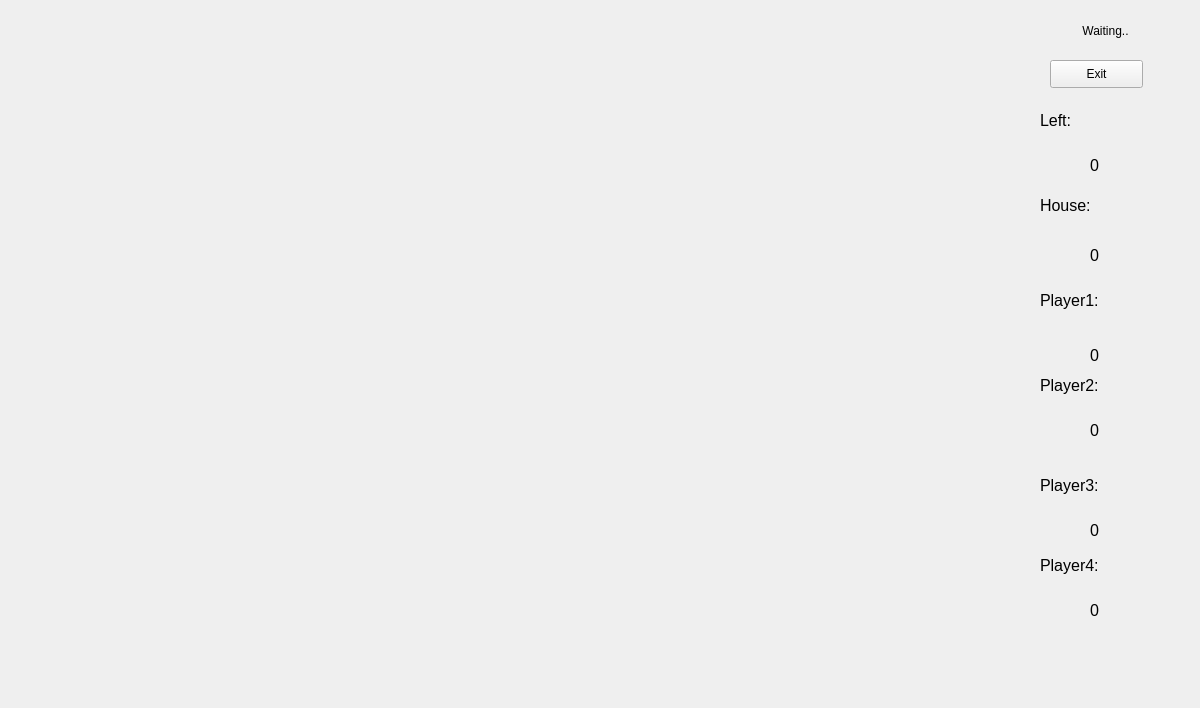
<?xml version="1.0" encoding="UTF-8"?>
<ui version="4.0">
 <class>Form1</class>
 <widget class="QWidget" name="Form1">
  <property name="geometry">
   <rect>
    <x>0</x>
    <y>0</y>
    <width>1200</width>
    <height>708</height>
   </rect>
  </property>
  <property name="windowTitle">
   <string>Form</string>
  </property>
  <widget class="QLabel" name="label">
   <property name="geometry">
    <rect>
     <x>1050</x>
     <y>10</y>
     <width>111</width>
     <height>41</height>
    </rect>
   </property>
   <property name="text">
    <string>Waiting..</string>
   </property>
   <property name="alignment">
    <set>Qt::AlignCenter</set>
   </property>
  </widget>
  <widget class="QLabel" name="label_2">
   <property name="geometry">
    <rect>
     <x>1040</x>
     <y>180</y>
     <width>101</width>
     <height>51</height>
    </rect>
   </property>
   <property name="font">
    <font>
     <pointsize>12</pointsize>
    </font>
   </property>
   <property name="text">
    <string>House:</string>
   </property>
  </widget>
  <widget class="QLabel" name="label_3">
   <property name="geometry">
    <rect>
     <x>1090</x>
     <y>240</y>
     <width>101</width>
     <height>31</height>
    </rect>
   </property>
   <property name="font">
    <font>
     <pointsize>12</pointsize>
    </font>
   </property>
   <property name="text">
    <string>0</string>
   </property>
  </widget>
  <widget class="QLabel" name="label_4">
   <property name="geometry">
    <rect>
     <x>1040</x>
     <y>280</y>
     <width>131</width>
     <height>41</height>
    </rect>
   </property>
   <property name="font">
    <font>
     <pointsize>12</pointsize>
    </font>
   </property>
   <property name="text">
    <string>Player1:</string>
   </property>
  </widget>
  <widget class="QLabel" name="label_5">
   <property name="geometry">
    <rect>
     <x>1090</x>
     <y>340</y>
     <width>101</width>
     <height>31</height>
    </rect>
   </property>
   <property name="font">
    <font>
     <pointsize>12</pointsize>
    </font>
   </property>
   <property name="text">
    <string>0</string>
   </property>
  </widget>
  <widget class="QLabel" name="label_6">
   <property name="geometry">
    <rect>
     <x>1040</x>
     <y>370</y>
     <width>131</width>
     <height>31</height>
    </rect>
   </property>
   <property name="font">
    <font>
     <pointsize>12</pointsize>
    </font>
   </property>
   <property name="text">
    <string>Player2:</string>
   </property>
  </widget>
  <widget class="QLabel" name="label_7">
   <property name="geometry">
    <rect>
     <x>1090</x>
     <y>410</y>
     <width>81</width>
     <height>41</height>
    </rect>
   </property>
   <property name="font">
    <font>
     <pointsize>12</pointsize>
    </font>
   </property>
   <property name="text">
    <string>0</string>
   </property>
  </widget>
  <widget class="QLabel" name="label_8">
   <property name="geometry">
    <rect>
     <x>1040</x>
     <y>470</y>
     <width>131</width>
     <height>31</height>
    </rect>
   </property>
   <property name="font">
    <font>
     <pointsize>12</pointsize>
    </font>
   </property>
   <property name="text">
    <string>Player3:</string>
   </property>
  </widget>
  <widget class="QLabel" name="label_9">
   <property name="geometry">
    <rect>
     <x>1090</x>
     <y>510</y>
     <width>101</width>
     <height>41</height>
    </rect>
   </property>
   <property name="font">
    <font>
     <pointsize>12</pointsize>
    </font>
   </property>
   <property name="text">
    <string>0</string>
   </property>
  </widget>
  <widget class="QLabel" name="label_10">
   <property name="geometry">
    <rect>
     <x>1040</x>
     <y>110</y>
     <width>91</width>
     <height>21</height>
    </rect>
   </property>
   <property name="font">
    <font>
     <pointsize>12</pointsize>
    </font>
   </property>
   <property name="text">
    <string>Left:</string>
   </property>
  </widget>
  <widget class="QLabel" name="label_11">
   <property name="geometry">
    <rect>
     <x>1090</x>
     <y>150</y>
     <width>101</width>
     <height>31</height>
    </rect>
   </property>
   <property name="font">
    <font>
     <pointsize>12</pointsize>
    </font>
   </property>
   <property name="text">
    <string>0</string>
   </property>
  </widget>
  <widget class="QLabel" name="label_12">
   <property name="geometry">
    <rect>
     <x>0</x>
     <y>0</y>
     <width>1001</width>
     <height>708</height>
    </rect>
   </property>
   <property name="text">
    <string/>
   </property>
   <property name="pixmap">
    <pixmap resource="images/images.qrc">:/images/b1.jpg</pixmap>
   </property>
  </widget>
  <widget class="QLabel" name="label_13">
   <property name="geometry">
    <rect>
     <x>1040</x>
     <y>550</y>
     <width>141</width>
     <height>31</height>
    </rect>
   </property>
   <property name="font">
    <font>
     <pointsize>12</pointsize>
    </font>
   </property>
   <property name="text">
    <string>Player4:</string>
   </property>
  </widget>
  <widget class="QLabel" name="label_14">
   <property name="geometry">
    <rect>
     <x>1090</x>
     <y>590</y>
     <width>101</width>
     <height>41</height>
    </rect>
   </property>
   <property name="font">
    <font>
     <pointsize>12</pointsize>
    </font>
   </property>
   <property name="text">
    <string>0</string>
   </property>
  </widget>
  <widget class="QPushButton" name="pushButton">
   <property name="geometry">
    <rect>
     <x>1050</x>
     <y>60</y>
     <width>93</width>
     <height>28</height>
    </rect>
   </property>
   <property name="text">
    <string>Exit</string>
   </property>
  </widget>
 </widget>
 <resources>
  <include location="images/images.qrc"/>
  <include location="images/images.qrc"/>
  <include location="images/images.qrc"/>
 </resources>
 <connections/>
</ui>
